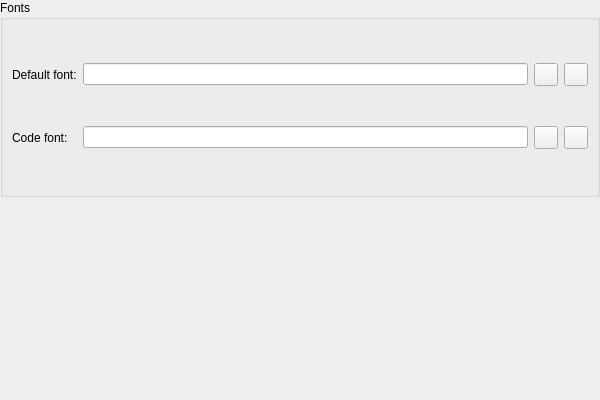
<?xml version="1.0" encoding="UTF-8"?>
<ui version="4.0">
 <class>EditorFontColorSettingsWidget</class>
 <widget class="QWidget" name="EditorFontColorSettingsWidget">
  <property name="geometry">
   <rect>
    <x>0</x>
    <y>0</y>
    <width>600</width>
    <height>400</height>
   </rect>
  </property>
  <layout class="QVBoxLayout" name="gridLayout">
   <property name="leftMargin">
    <number>0</number>
   </property>
   <property name="topMargin">
    <number>0</number>
   </property>
   <property name="rightMargin">
    <number>0</number>
   </property>
   <property name="bottomMargin">
    <number>0</number>
   </property>
   <item>
    <widget class="QGroupBox" name="groupBox_18">
     <property name="title">
      <string>Fonts</string>
     </property>
     <layout class="QGridLayout" name="gridLayout_39">
      <item row="0" column="0">
       <widget class="QLabel" name="noteTextEditFontHeadlineLabel">
        <property name="text">
         <string>Default font:</string>
        </property>
       </widget>
      </item>
      <item row="0" column="1">
       <widget class="QLineEdit" name="noteTextEditFontLabel">
        <property name="readOnly">
         <bool>true</bool>
        </property>
       </widget>
      </item>
      <item row="0" column="2">
       <widget class="QToolButton" name="noteTextEditButton">
        <property name="toolTip">
         <string>Set a new font</string>
        </property>
        <property name="text">
         <string/>
        </property>
        <property name="icon">
         <iconset theme="preferences-desktop-font" resource="../breeze-qownnotes.qrc">
          <normaloff>:/icons/breeze-qownnotes/16x16/preferences-desktop-font.svg</normaloff>:/icons/breeze-qownnotes/16x16/preferences-desktop-font.svg</iconset>
        </property>
       </widget>
      </item>
      <item row="0" column="3">
       <widget class="QToolButton" name="noteTextEditResetButton">
        <property name="toolTip">
         <string>Reset font</string>
        </property>
        <property name="text">
         <string/>
        </property>
        <property name="icon">
         <iconset theme="edit-undo" resource="../breeze-qownnotes.qrc">
          <normaloff>:/icons/breeze-qownnotes/16x16/edit-undo.svg</normaloff>:/icons/breeze-qownnotes/16x16/edit-undo.svg</iconset>
        </property>
       </widget>
      </item>
      <item row="1" column="0">
       <widget class="QLabel" name="noteTextEditCodeFontHeadlineLabel">
        <property name="text">
         <string>Code font:</string>
        </property>
       </widget>
      </item>
      <item row="1" column="1">
       <widget class="QLineEdit" name="noteTextEditCodeFontLabel">
        <property name="readOnly">
         <bool>true</bool>
        </property>
       </widget>
      </item>
      <item row="1" column="2">
       <widget class="QToolButton" name="noteTextEditCodeButton">
        <property name="toolTip">
         <string>Set a new code font</string>
        </property>
        <property name="text">
         <string/>
        </property>
        <property name="icon">
         <iconset theme="preferences-desktop-font" resource="../breeze-qownnotes.qrc">
          <normaloff>:/icons/breeze-qownnotes/16x16/preferences-desktop-font.svg</normaloff>:/icons/breeze-qownnotes/16x16/preferences-desktop-font.svg</iconset>
        </property>
       </widget>
      </item>
      <item row="1" column="3">
       <widget class="QToolButton" name="noteTextEditCodeResetButton">
        <property name="toolTip">
         <string>Reset code font</string>
        </property>
        <property name="text">
         <string/>
        </property>
        <property name="icon">
         <iconset theme="edit-undo" resource="../breeze-qownnotes.qrc">
          <normaloff>:/icons/breeze-qownnotes/16x16/edit-undo.svg</normaloff>:/icons/breeze-qownnotes/16x16/edit-undo.svg</iconset>
        </property>
       </widget>
      </item>
     </layout>
    </widget>
   </item>
   <item>
    <widget class="FontColorWidget" name="editorFontColorWidget">
     <property name="frameShape">
      <enum>QFrame::Shape::NoFrame</enum>
     </property>
     <property name="frameShadow">
      <enum>QFrame::Shadow::Raised</enum>
     </property>
    </widget>
   </item>
  </layout>
 </widget>
 <customwidgets>
  <customwidget>
   <class>FontColorWidget</class>
   <extends>QFrame</extends>
   <header location="global">widgets/fontcolorwidget.h</header>
   <container>1</container>
  </customwidget>
 </customwidgets>
 <resources>
  <include location="../breeze-qownnotes.qrc"/>
 </resources>
</ui>
